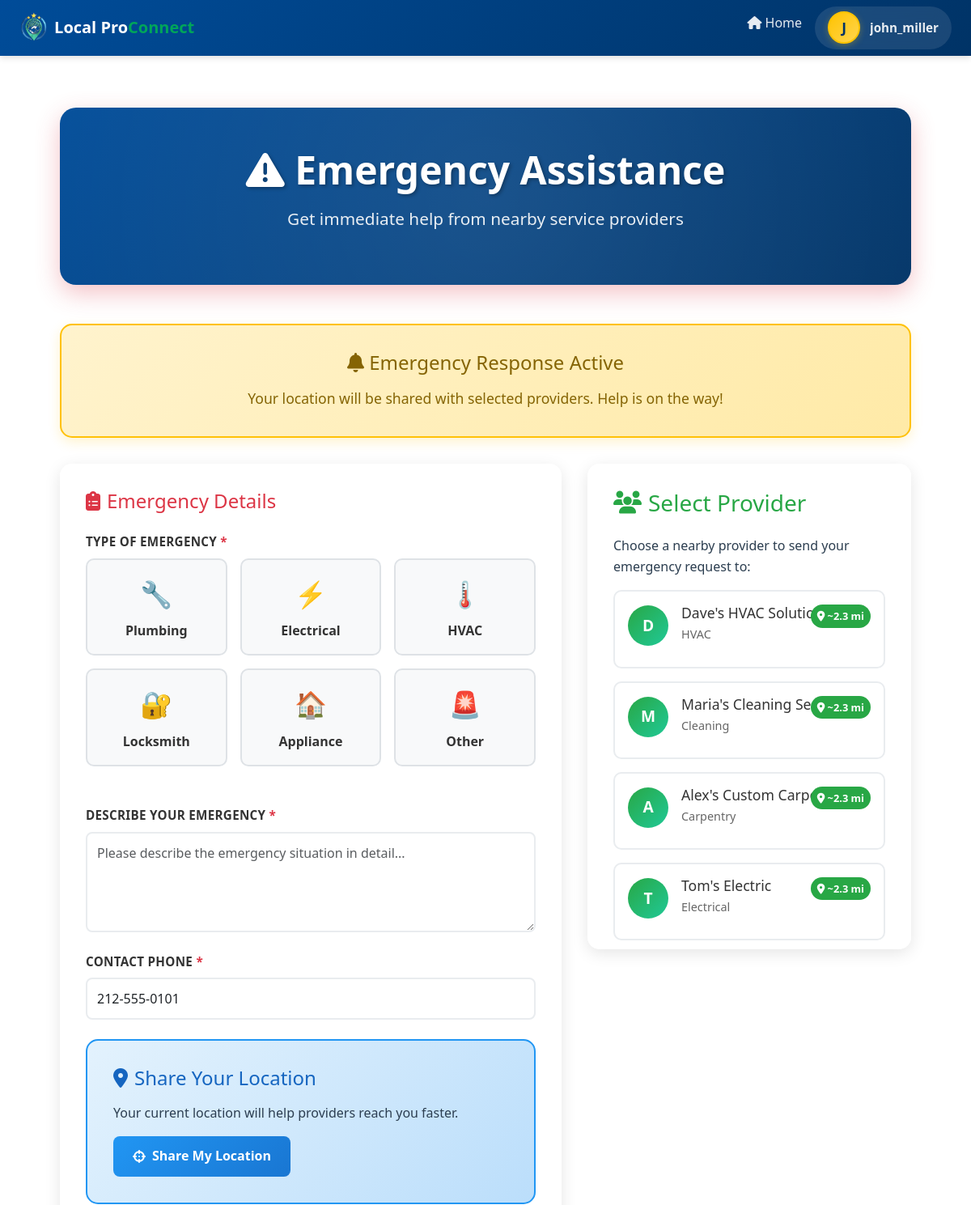
/accounts/emergency/ (signed in, upper part), run on an earlier commit of the app's database.
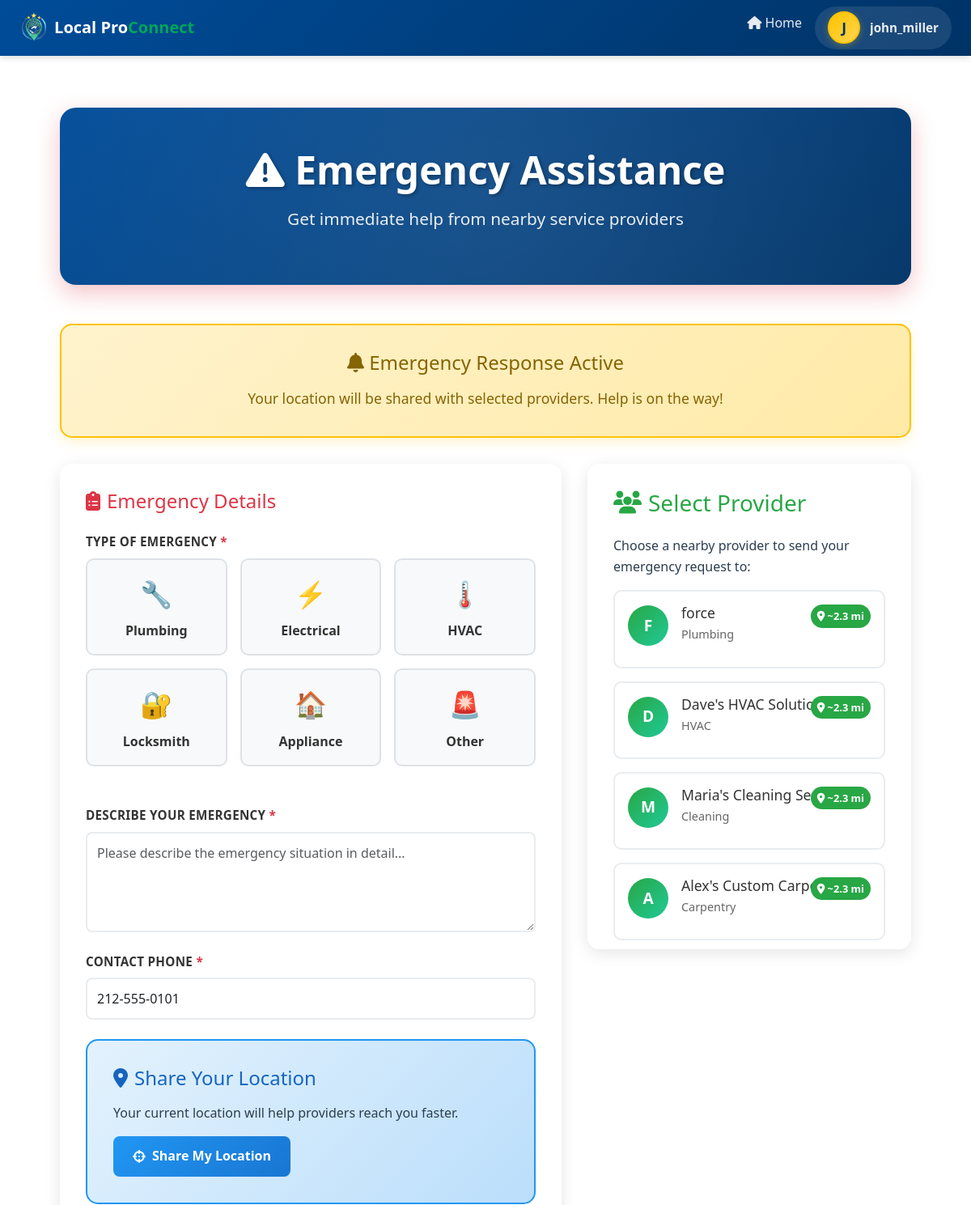
And on a later commit of the database.
### accounts/models.py (models this page shows, shortened)
class ProviderProfile(models.Model):
	SERVICE_CHOICES = [
		('plumbing', 'Plumbing'),
		('electrical', 'Electrical'),
		('carpentry', 'Carpentry'),
		('cleaning', 'Cleaning'),
		('tutoring', 'Tutoring'),
		('hvac', 'HVAC'),
		('roofing', 'Roofing'),
		('landscaping', 'Landscaping'),
		('painting', 'Painting'),
		('other', 'Other'),
	]
	user = models.OneToOneField(settings.AUTH_USER_MODEL, on_delete=models.CASCADE, related_name='provider_profile')
	company_name = models.CharField(max_length=255, blank=True)
	service_type = models.CharField(max_length=50, choices=SERVICE_CHOICES, default='other')
	phone = models.CharField(max_length=20, blank=True)
	business_address = models.CharField(max_length=255, blank=True)
	city = models.CharField(max_length=100, blank=True)
	state = models.CharField(max_length=50, blank=True)
	zip_code = models.CharField(max_length=10, blank=True)
	service_description = models.TextField(blank=True)
	bio = models.TextField(blank=True)
	profile_picture = models.ImageField(upload_to='profiles/', null=True, blank=True)
	services_rendered = models.PositiveIntegerField(default=0)
	years_experience = models.PositiveIntegerField(default=0)
	rating = models.DecimalField(max_digits=3, decimal_places=1, default=5.0)
	total_reviews = models.IntegerField(default=0)
	is_verified = models.BooleanField(default=False)
	min_price = models.DecimalField(max_digits=10, decimal_places=2, default=50.00, help_text="Minimum service price")
	max_price = models.DecimalField(max_digits=10, decimal_places=2, null=True, blank=True, help_text="Maximum service price (for display range)")
	SERVICE_RATE_CHOICES = [
		('hourly', 'Hourly'),
		('fixed', 'Fixed Price'),
		('custom', 'Custom Quote'),
	]
	service_rate = models.CharField(max_length=20, choices=SERVICE_RATE_CHOICES, default='fixed', help_text="How this provider charges for services")
	latitude = models.DecimalField(max_digits=9, decimal_places=6, null=True, blank=True, help_text="Current latitude for live tracking")
	longitude = models.DecimalField(max_digits=9, decimal_places=6, null=True, blank=True, help_text="Current longitude for live tracking")
	created_at = models.DateTimeField(auto_now_add=True)
	updated_at = models.DateTimeField(auto_now=True)
	class Meta:
		verbose_name = 'Provider Profile'
		verbose_name_plural = 'Provider Profiles'
		ordering = ['-created_at']

### accounts/views.py (the view, shortened to what this page needs)
# urls.py: path('emergency/', views.emergency_request, name='emergency_request'),
@login_required
def emergency_request(request):
    nearby_providers = ProviderProfile.objects.all()[:10]  # Get first 10 providers
    context = {
        'nearby_providers': nearby_providers,
        'user_profile': UserProfile.objects.get(user=request.user) if UserProfile.objects.filter(user=request.user).exists() else None
    }
    return render(request, 'accounts/emergency_request.html', context)

### accounts/context_processors.py (called while the page is built)
def user_flags(request):
    user = getattr(request, "user", None)
    if not user or not getattr(user, "is_authenticated", False):
        return {"is_provider": False, "provider_profile": None, "user_profile": None}
    provider_profile = ProviderProfile.objects.filter(user=user).first()
    user_profile = UserProfile.objects.filter(user=user).first()
    return {
        "is_provider": provider_profile is not None,
        "provider_profile": provider_profile,
        "user_profile": user_profile,
    }

### accounts/templates/accounts/emergency_request.html (shortened to what the changed rows need)
{% extends 'base.html' %}
{% load static %}
{% block content %}
<div class="emergency-container">
    <div class="emergency-header">
        <h1><i class="fas fa-exclamation-triangle"></i> Emergency Assistance</h1>
    </div>
    <form id="emergencyForm" method="post" action="{% url 'accounts:emergency_request' %}">
        <div class="emergency-form-container">
            <div class="providers-section">
                {% for provider in nearby_providers %}
                <div class="provider-card" data-provider-id="{{ provider.user.id }}">
                    <div class="provider-header">
                        <div class="provider-avatar">
                            {{ provider.user.first_name|slice:":1"|upper|default:provider.company_name|slice:":1"|upper }}
                        </div>
                        <div class="provider-info">
                            <h4>{{ provider.company_name|default:provider.user.get_full_name }}</h4>
                            <p>{{ provider.get_service_type_display }}</p>
                        </div>
                    </div>
                    <div class="provider-distance">
                        <i class="fas fa-map-marker-alt"></i> ~2.3 mi
                    </div>
                </div>
                {% empty %}
                <p style="text-align: center; color: #666; padding: 2rem;">
                    <i class="fas fa-search"></i><br>
                    No providers found in your area.
                </p>
                {% endfor %}
            </div>
        </div>
    </form>
</div>
{% endblock %}

What changed in the data, as far as the page shows it:
no longer on this page (row unchanged): ProviderProfile: user.first_name "T", company_name "Tom's Electric", service_type "Electrical"
added ProviderProfile: user.first_name "F", company_name "force", service_type "Plumbing"
